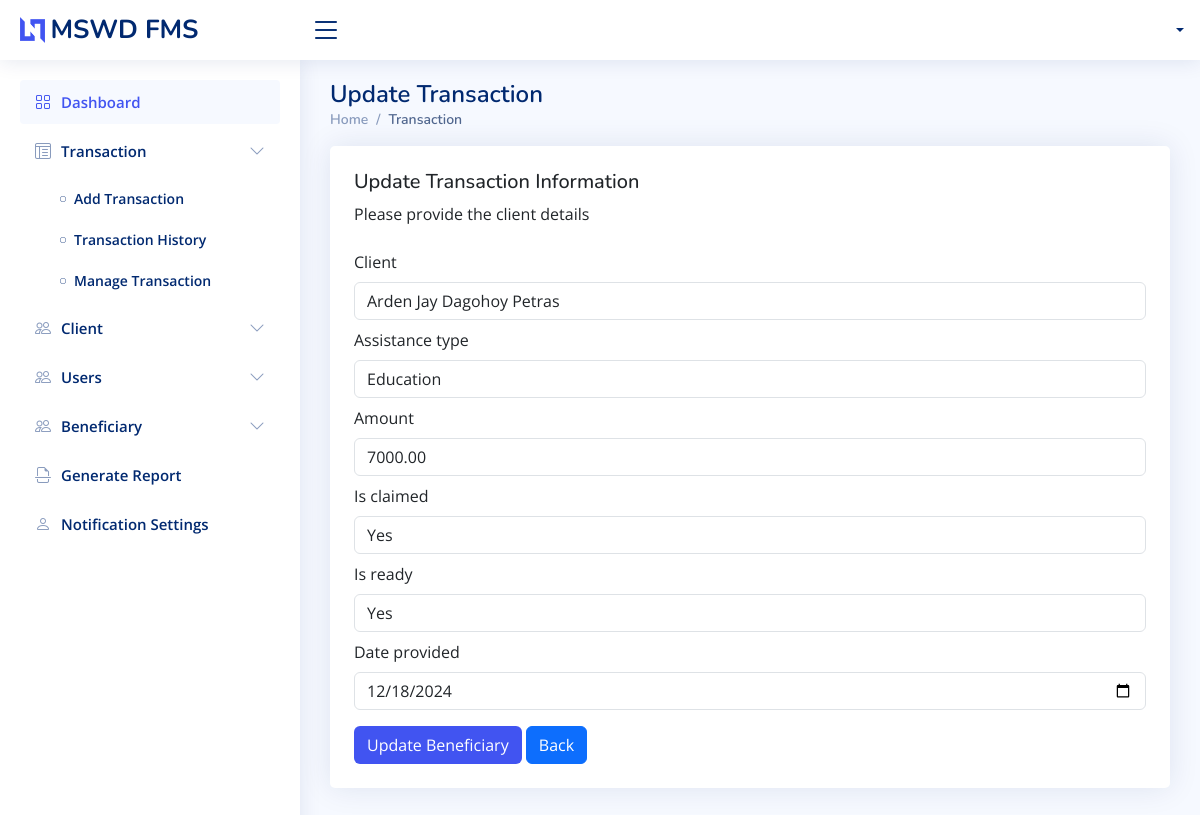
The app's page /assistance/update/67 with its own data.
### app/models.py (models this page shows, shortened)
class Assistance(models.Model):
    ASSISTANCE_TYPE = (
        ('Medical', 'Medical'),
        ('Education', 'Education'),
        ('Burial', 'Burial'),
    )
    client = models.ForeignKey(
        "Client", related_name="assistances", on_delete=models.CASCADE
    )
    assistance_type = models.CharField(max_length=100, choices=ASSISTANCE_TYPE)
    amount = models.DecimalField(max_digits=10, default=7000, decimal_places=2, null=True, blank=True)
    is_notified = models.BooleanField(default=False, null=True, blank=True)
    is_claimed = models.BooleanField(default=False, null=True, blank=True)
    is_ready = models.BooleanField(default=False, null=True, blank=True)
    date_provided = models.DateField(auto_now_add=False, null=True, blank=True)
    date_added = models.DateTimeField(auto_now_add=True)
    class Meta:
        verbose_name = 'Assistance'
        verbose_name_plural = 'Assistance'

### app/views.py (the view, shortened to what this page needs)
# urls.py: path('assistance/update/<int:pk>', UpdateAssistanceView.as_view(), name='update_assistance'),
class UpdateAssistanceView(UpdateView):
    pk_url_kwarg = "pk"
    model = Assistance
    template_name = "update_templates/assistance.html"
    form_class = UpdateAssistanceForm
    success_url = reverse_lazy("assistance")
    def get_context_data(self, **kwargs) -> dict[str, Any]:
        return super().get_context_data(**kwargs)

### app/forms.py
class UpdateAssistanceForm(forms.ModelForm):
    def __init__(self, *args, **kwargs):
        super().__init__(*args, **kwargs)
        for field in self.fields.values():
            if isinstance(field.widget, forms.CheckboxInput):
                field.widget.attrs.update({'class': 'form-check-input'})
            else:
                field.widget.attrs.update({'class': 'form-control'})
    class Meta:
        model = Assistance
        fields = '__all__'
        exclude = ['is_notified',]
        widgets = {
            'amount': forms.TextInput(attrs={'type': 'number','readonly':'true'}),
            'date_provided': forms.DateInput(attrs={'type': 'date'}),
        }

### app/models.py (called while the page is built)
    def get_fullname(self):
        middle_initial = (
            self.middle_name.split()[0].capitalize() if self.middle_name else ""
        )
        return f"{self.first_name} {middle_initial} {self.last_name}".strip()

    def __str__(self) -> str:
        return self.get_fullname()

### app/templates/update_templates/assistance.html (shortened to what this page needs)
{% extends './../includes/base.html' %}
{% block content %}
<div class="pagetitle">
    <h1>Update Transaction</h1>
    <nav>
        <ol class="breadcrumb">
            <li class="breadcrumb-item">
                <a href="{% url 'dashboard' %}">Home</a>
            </li>
            <li class="breadcrumb-item active">Transaction</li>
        </ol>
    </nav>
</div>
<section class="section">
    <div class="row">
        <div class="col-lg-12">
            <div class="card">
                <div class="card-body p-4">
                    <h5>Update Transaction Information</h5>
                    <p>Please provide the client details</p>
                    <form method="post">
                        <div class="form-group">
                            {% for input in form %}
                            <label for="{{ input.id_for_label }}" class="form-label mt-2">
                                {{ input.label }}
                            </label>
                            {{ input }}
                    {% endfor %}
                        </div>
                        <div class="form-group mt-3">
                            <input type="submit" value="Update Beneficiary" class="btn bg-custom btn-md">
                            <input type="button" value="Back" onclick="goBack()" class="btn btn-primary btn-md">
                        </div>
                    </form>
                </div>
            </div>
        </div>
    </div>
</section>
{% endblock %}

### static/assets/css/style.css (style rules this page uses)
:root { scroll-behavior: smooth; }
body { font-family: "Open Sans", sans-serif; background: #f6f9ff; color: #444444; }
a { color: #4154f1; text-decoration: none; }
h1, h2, h3, h4, h5, h6 { font-family: "Nunito", sans-serif; }
.pagetitle { margin-bottom: 10px; }
.pagetitle h1 { font-size: 24px; margin-bottom: 0; font-weight: 600; color: #012970; }
.card { margin-bottom: 30px; border: none; border-radius: 5px; box-shadow: 0px 0 30px rgba(1, 41, 112, 0.1); }
.card-body { padding: 0 20px 20px 20px; }
.breadcrumb { font-size: 14px; font-family: "Nunito", sans-serif; color: #899bbd; font-weight: 600; }
.breadcrumb a { color: #899bbd; transition: 0.3s; }
.breadcrumb .breadcrumb-item::before { color: #899bbd; }
.breadcrumb .active { color: #51678f; font-weight: 600; }

### app/templates/includes/base.html (style rules this page uses)
.bg-custom { background-color: #4154f1 !important; color: #ffffff !important; }

### records on screen
Assistance: form "Arden Jay Dagohoy Petras" "Education" "7000.00" "Yes" "Yes" "12/18/2024"

### other values on screen
{{ input.label }} "Client" "Assistance type" "Amount" "Is claimed" "Is ready" "Date provided"
